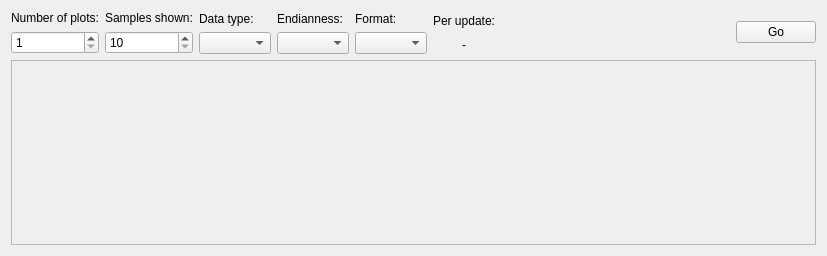
<?xml version="1.0" encoding="UTF-8"?>
<ui version="4.0">
 <class>PlotWidget</class>
 <widget class="QWidget" name="PlotWidget">
  <property name="geometry">
   <rect>
    <x>0</x>
    <y>0</y>
    <width>827</width>
    <height>256</height>
   </rect>
  </property>
  <property name="sizePolicy">
   <sizepolicy hsizetype="Minimum" vsizetype="Preferred">
    <horstretch>0</horstretch>
    <verstretch>0</verstretch>
   </sizepolicy>
  </property>
  <property name="windowTitle">
   <string>Form</string>
  </property>
  <layout class="QGridLayout" name="gridLayout">
   <item row="0" column="0">
    <layout class="QHBoxLayout" name="horizontalLayout">
     <item>
      <layout class="QVBoxLayout" name="verticalLayout">
       <item>
        <widget class="QLabel" name="label">
         <property name="text">
          <string>Number of plots:</string>
         </property>
        </widget>
       </item>
       <item>
        <widget class="QSpinBox" name="numberOfPlotsSpinBox">
         <property name="minimum">
          <number>1</number>
         </property>
        </widget>
       </item>
      </layout>
     </item>
     <item>
      <layout class="QVBoxLayout" name="verticalLayout_2">
       <item>
        <widget class="QLabel" name="label_2">
         <property name="text">
          <string>Samples shown:</string>
         </property>
        </widget>
       </item>
       <item>
        <widget class="QSpinBox" name="samplesShownSpinBox">
         <property name="minimum">
          <number>10</number>
         </property>
         <property name="maximum">
          <number>10000</number>
         </property>
         <property name="singleStep">
          <number>10</number>
         </property>
         <property name="value">
          <number>10</number>
         </property>
        </widget>
       </item>
      </layout>
     </item>
     <item>
      <layout class="QVBoxLayout" name="verticalLayout_3">
       <item>
        <widget class="QLabel" name="label_3">
         <property name="text">
          <string>Data type:</string>
         </property>
        </widget>
       </item>
       <item>
        <widget class="QComboBox" name="dataTypeComboBox"/>
       </item>
      </layout>
     </item>
     <item>
      <layout class="QVBoxLayout" name="verticalLayout_4">
       <item>
        <widget class="QLabel" name="label_4">
         <property name="text">
          <string>Endianness:</string>
         </property>
        </widget>
       </item>
       <item>
        <widget class="QComboBox" name="endiannessComboBox"/>
       </item>
      </layout>
     </item>
     <item>
      <layout class="QVBoxLayout" name="verticalLayout_5">
       <item>
        <widget class="QLabel" name="label_5">
         <property name="text">
          <string>Format:</string>
         </property>
        </widget>
       </item>
       <item>
        <widget class="QComboBox" name="formatComboBox"/>
       </item>
      </layout>
     </item>
     <item>
      <layout class="QVBoxLayout" name="verticalLayout_6">
       <item>
        <widget class="QLabel" name="label_6">
         <property name="text">
          <string>Per update:</string>
         </property>
        </widget>
       </item>
       <item>
        <widget class="QLabel" name="bytesPerUpdateLabel">
         <property name="text">
          <string>-</string>
         </property>
         <property name="alignment">
          <set>Qt::AlignCenter</set>
         </property>
        </widget>
       </item>
      </layout>
     </item>
     <item>
      <spacer name="horizontalSpacer">
       <property name="orientation">
        <enum>Qt::Horizontal</enum>
       </property>
       <property name="sizeHint" stdset="0">
        <size>
         <width>78</width>
         <height>20</height>
        </size>
       </property>
      </spacer>
     </item>
     <item>
      <widget class="QPushButton" name="goPushButton">
       <property name="text">
        <string>Go</string>
       </property>
      </widget>
     </item>
    </layout>
   </item>
   <item row="1" column="0">
    <widget class="QScrollArea" name="scrollArea">
     <property name="widgetResizable">
      <bool>true</bool>
     </property>
     <widget class="QWidget" name="scrollAreaWidgetContents">
      <property name="geometry">
       <rect>
        <x>0</x>
        <y>0</y>
        <width>807</width>
        <height>176</height>
       </rect>
      </property>
      <layout class="QGridLayout" name="plotLayout"/>
     </widget>
    </widget>
   </item>
  </layout>
 </widget>
 <resources/>
 <connections/>
</ui>
